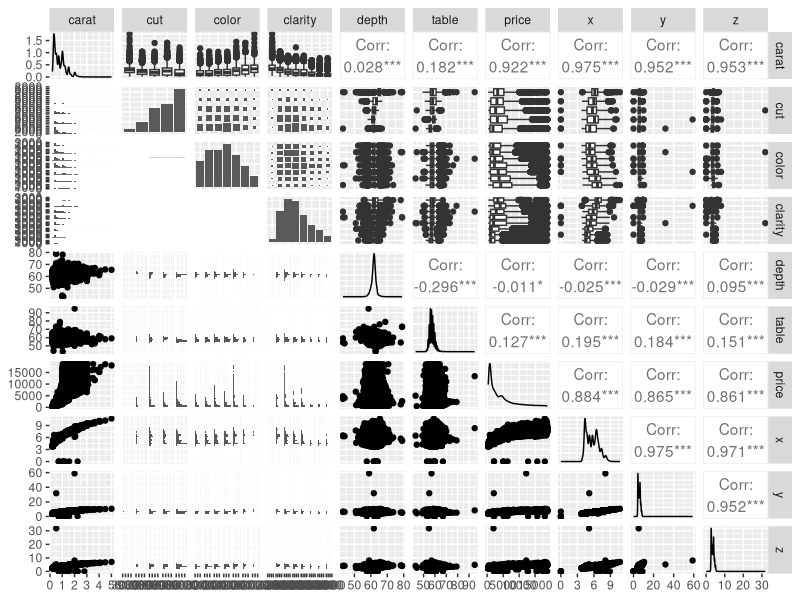
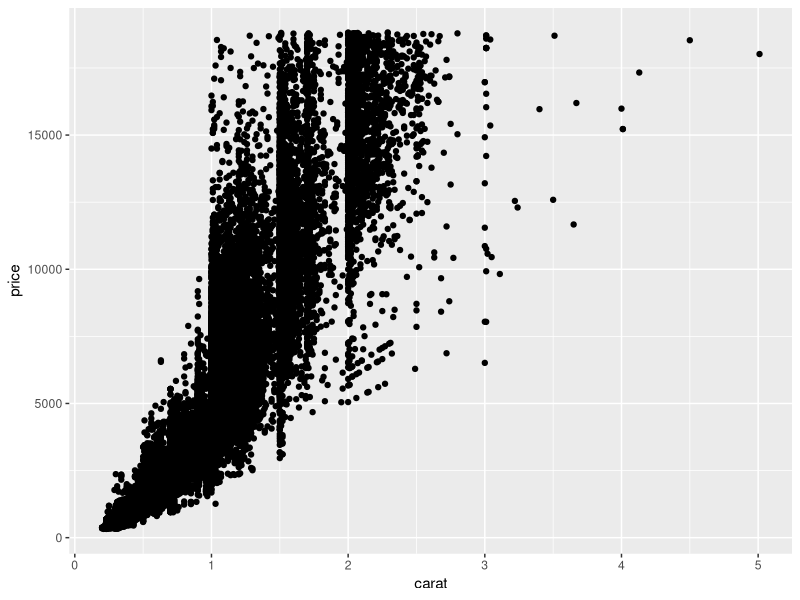

These figures' R source, in order:
## ---- chunk 1
library(tidyverse)
library(skimr)
library(GGally)
## ---- chunk 2
names(diamonds)
dim(diamonds)
summary(diamonds)
head(diamonds)
tail(diamonds)
skimr::skim(diamonds)
## ---- chunk 3
ggpairs(diamonds)
## ---- chunk 4
ggplot(data = diamonds, aes(x = carat, y = price)) + 
         geom_point()
